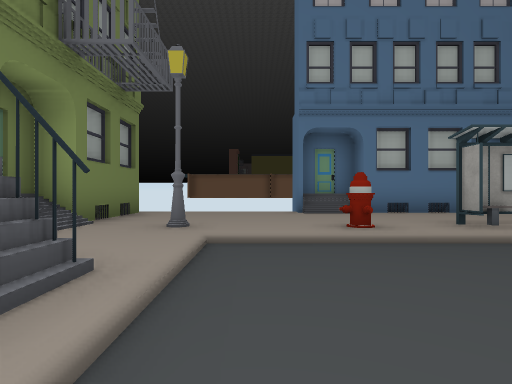
view 1 (above)

21 first-person views from a walk through a Unity game level. The camera is 1.2 m above the floor, looks level and sees 80° across. The floor is counted in squares, 2 m on a side. Each view is taken from the middle of a square. On the plan, view 1 faces up. The plan holds only what a view shows up to about 9 squares ahead; the rest is blank. The place goes on beyond the plan. The player character is not drawn. Some surface patterns are stand-ins.

view 2
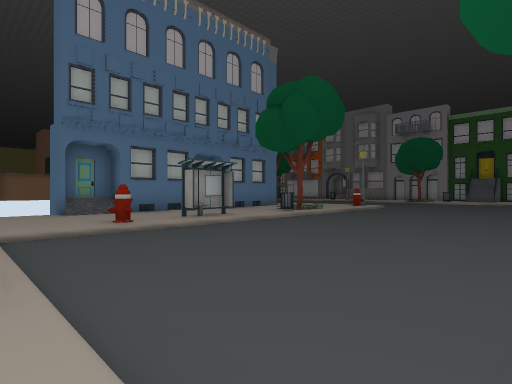

view 3
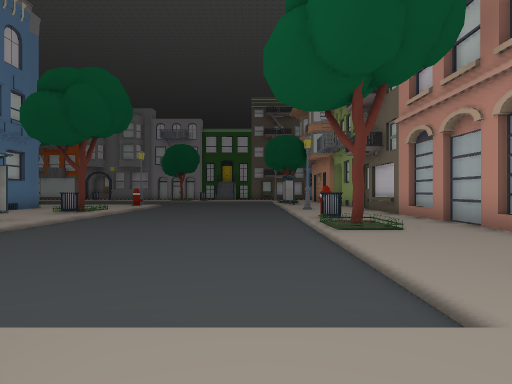

view 4
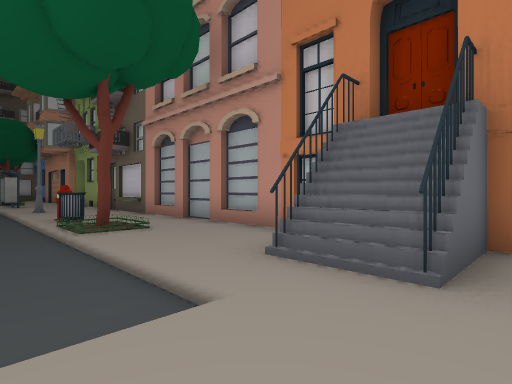

view 5
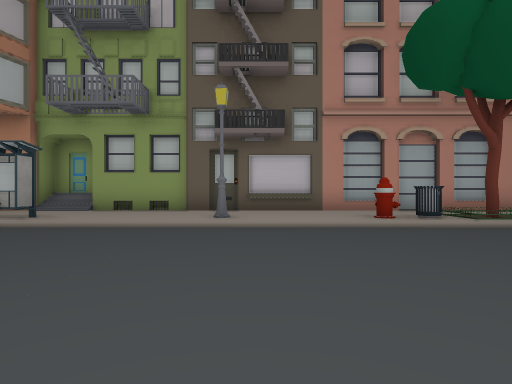

view 6
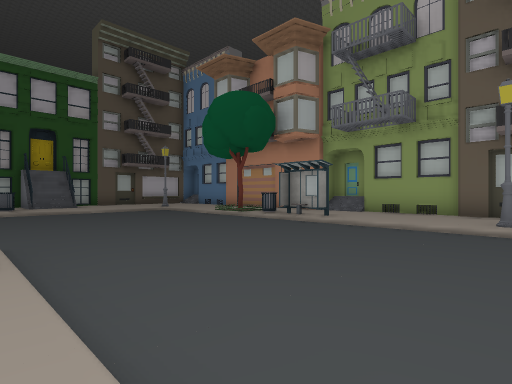

view 7
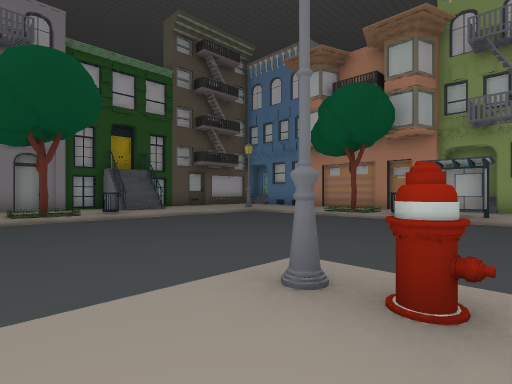

view 8
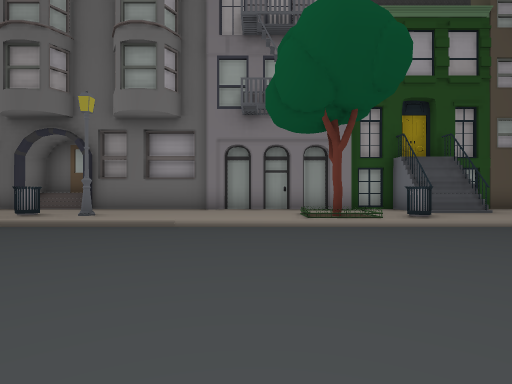

view 9
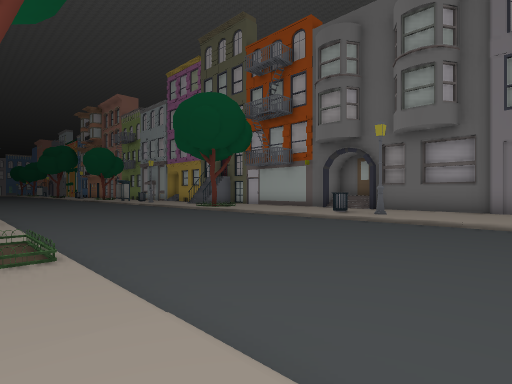

view 10
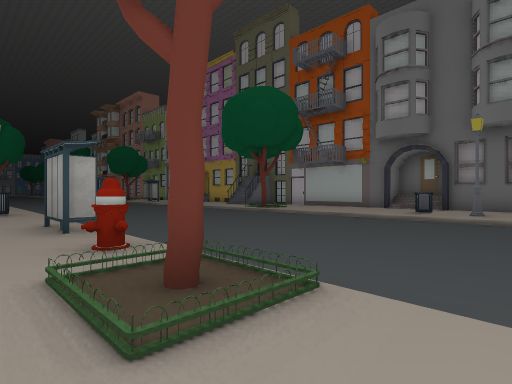

view 11
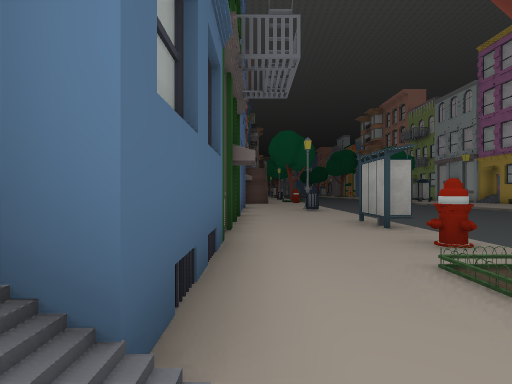

view 12
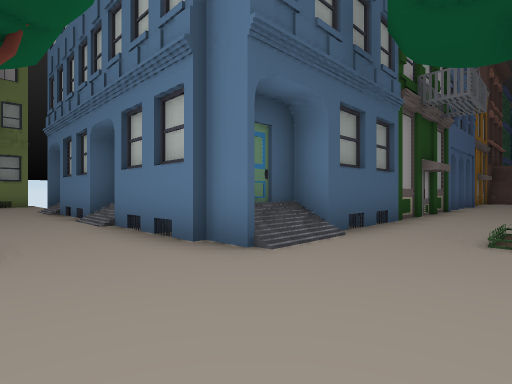

view 13
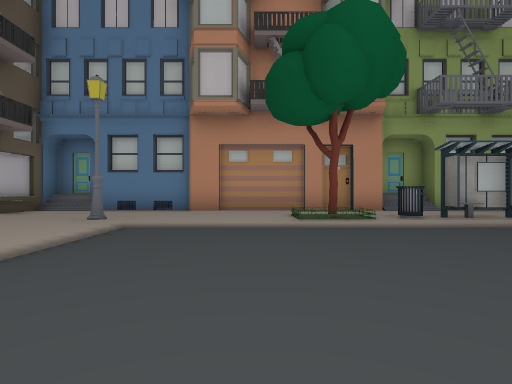

view 14
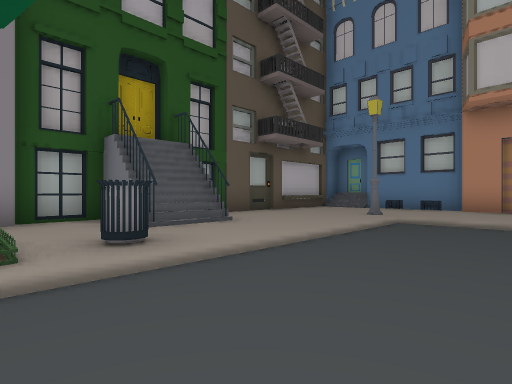

view 15
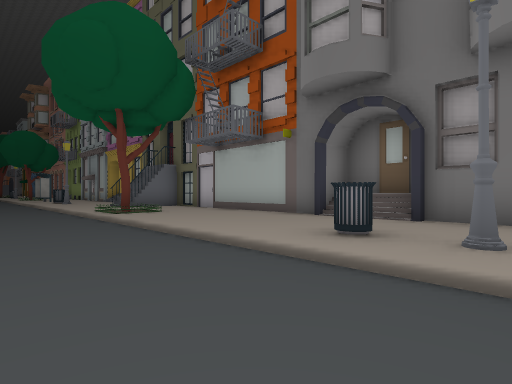

view 16
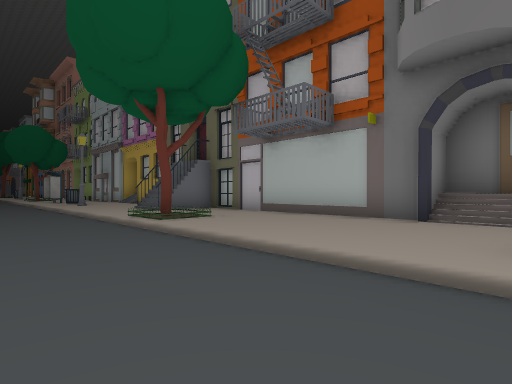

view 17
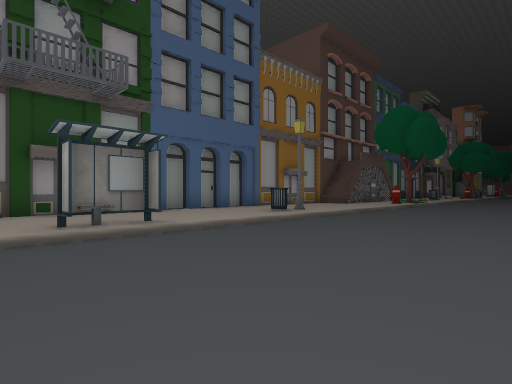

view 18
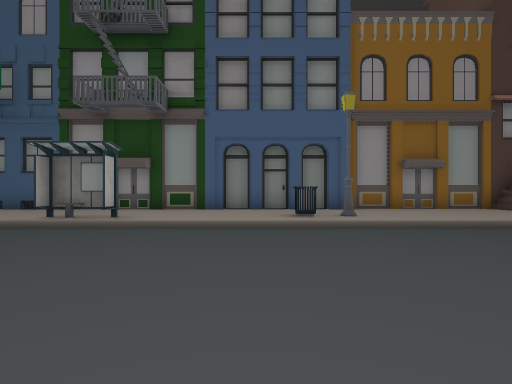

view 19
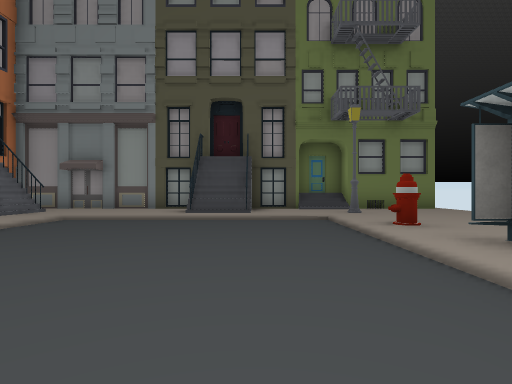

view 20
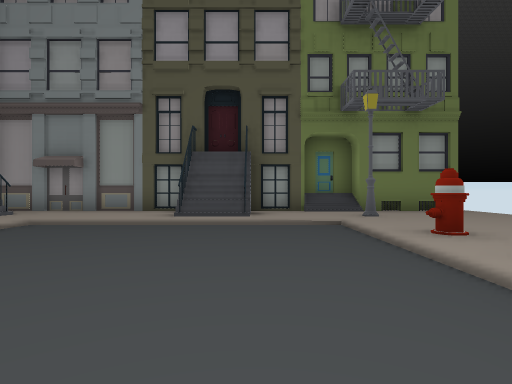

view 21
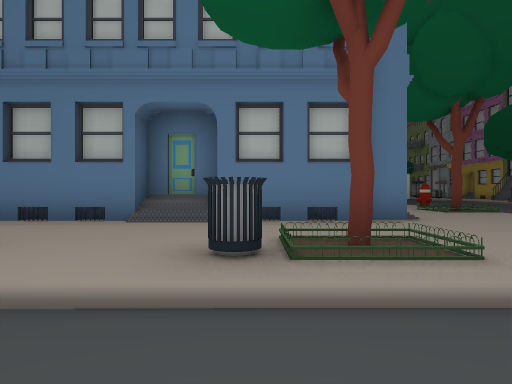

### Floor plan
Key: @ floor where view 1 was taken; # wall or solid block; . main floor; : floor 0.25 m higher than the main floor; / step, stairs or slope; = window, fence, low wall or low ledge; T tree; O other object.
Columns run from 4 left of view 1 to 24 right of it. Each row starts with its distance up from view 1.
 24              #/
 23              #::
 22              #:::  ..
 21              #:::/... ./:
 20              #:::/... ./:
 19              #:://... .////
 18              #::O/...../:::#
 17              #:::/...../T::#
 16              #:::/.....//::#
 15              #:::/...../:::#
 14              #::O/...../:::#
 13              #::O/...../:::##
 12              #:::/...../:::/#
 11              #::O/...../O::/#
 10              #::T/...../:::##
  9              #:://...../#::#
  8      #########:::/...../:::#
  7  #::://###/##::::/...../:::#
  6  #:::::::::::::::/...../:::#
  5 ##::::::O:::T::::/...../:::#
  4 #/:#:O:OO::O/:::O/...../T::#
  3 ##::.................../O::#
  2  ##/.................../:###
  1  #//.................../:###
  0  #::@................../:::#
 -1  #::.................../:::#
 -2  #::...//////////////../#::#
 -3  #:=:::TOO:::#:::OO/T::::::#
 -4  #:##::::::::::::::::::::::#
 -5  ################/########/#
 -6                 ###      ###

Where each view was taken, in squares from view 1:
view 1: 0 up, 0 right, facing up
view 2: 2 down, 1 left, facing up-right
view 3: 1 down, 2 left, facing right
view 4: 1 down, 2 left, facing down-right
view 5: 3 up, 8 right, facing down
view 6: 4 up, 8 right, facing down-right
view 7: 6 up, 11 right, facing down-right
view 8: 6 up, 14 right, facing right
view 9: 6 up, 12 right, facing up-right
view 10: 8 up, 11 right, facing up-right
view 11: 8 up, 10 right, facing up
view 12: 5 up, 12 right, facing up-left
view 13: 3 up, 17 right, facing down
view 14: 4 up, 17 right, facing down-right
view 15: 9 up, 17 right, facing up-right
view 16: 11 up, 17 right, facing up-right
view 17: 12 up, 17 right, facing up-left
view 18: 17 up, 18 right, facing left
view 19: 2 up, 6 right, facing left
view 20: 2 up, 5 right, facing left
view 21: 2 up, 7 right, facing up
